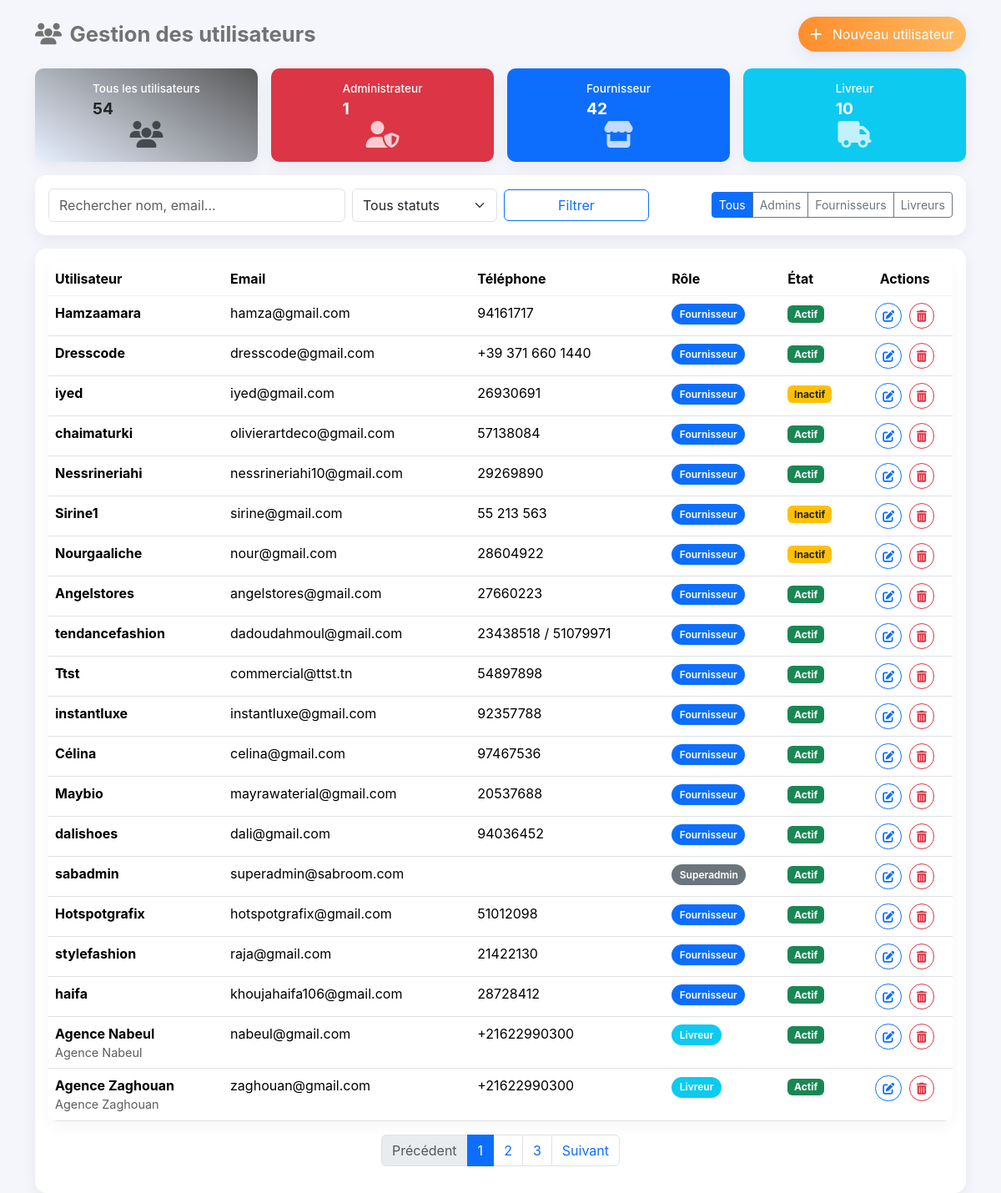
The page /app/views/admin/users/users.php on the database its author committed.
### tables this page shows
CREATE TABLE `users` (
  `id` int(11) NOT NULL,
  `username` varchar(50) NOT NULL,
  `password` varchar(255) NOT NULL,
  `role` enum('superadmin','admin','supplier','driver') NOT NULL,
  `email` varchar(100) DEFAULT NULL,
  `phone` varchar(20) DEFAULT NULL,
  `address` text DEFAULT NULL,
  `created_at` timestamp NOT NULL DEFAULT current_timestamp(),
  `company_name` varchar(100) DEFAULT NULL,
  `siret_number` varchar(50) DEFAULT NULL,
  `first_name` varchar(50) DEFAULT NULL,
  `last_name` varchar(50) DEFAULT NULL,
  `id_card_number` varchar(50) DEFAULT NULL,
  `motorized` tinyint(1) DEFAULT NULL,
  `is_active` tinyint(1) DEFAULT 1,
  `updated_at` timestamp NULL DEFAULT NULL ON UPDATE current_timestamp()
);

### app/views/admin/users/users.php (the view, shortened to what this page needs)
<?php
$mysqli = new mysqli(DB_HOST, DB_USER, DB_PASS, DB_NAME);
$mysqli->set_charset('utf8mb4');
$limit = 20;
$page = max(1, intval($_GET['page'] ?? 1));
$offset = ($page - 1) * $limit;
$tab   = $_GET['tab'] ?? 'all';
$search = trim((string)($_GET['search'] ?? ''));
$statusFilter = $_GET['status'] ?? '';
$userRoles = [
    'admin' => ['label' => 'Administrateur', 'color' => 'bg-danger', 'badge' => 'danger'],
    'supplier' => ['label' => 'Fournisseur', 'color' => 'bg-primary', 'badge' => 'primary'],
    'driver' => ['label' => 'Livreur', 'color' => 'bg-info', 'badge' => 'info']
];
function buildWhereAndParams($role, $search, $status) {
    $where = [];
    $types = '';
    $params = [];
    if ($role && $role !== 'all') {
        $where[] = 'role = ?';
        $types .= 's';
        $params[] = $role;
    }
    $whereSql = count($where) ? 'WHERE ' . implode(' AND ', $where) : '';
    return [$whereSql, $types, $params];
}
$counts = [];
$rolesForCounts = array_merge(['all'], array_keys($userRoles));
foreach ($rolesForCounts as $r) {
    list($whereSql, $types, $params) = buildWhereAndParams($r === 'all' ? '' : $r, '', '');
    $sql = "SELECT COUNT(*) as c FROM users $whereSql";
    $stmt = $mysqli->prepare($sql);
    if ($stmt && $types !== '') {
        $stmt->bind_param($types, ...$params);
    } elseif (!$stmt) {
        $counts[$r] = 0;
        continue;
    }
    $stmt->execute();
    $res = $stmt->get_result();
    $row = $res->fetch_assoc();
    $counts[$r] = intval($row['c'] ?? 0);
}
list($whereSql, $types, $params) = buildWhereAndParams($tab === 'all' ? '' : $tab, $search, $statusFilter);
$sql = "SELECT id, username, email, role,
               COALESCE(first_name, '') AS first_name,
               COALESCE(last_name, '') AS last_name,
               COALESCE(company_name, '') AS company_name,
               COALESCE(siret_number, '') AS siret_number,
               COALESCE(phone, '') AS phone,
               COALESCE(motorized, 0) AS motorized,
               COALESCE(is_active,0) AS is_active,
               created_at
        FROM users
        $whereSql
        ORDER BY created_at DESC
        LIMIT ? OFFSET ?";
$typesWithLimit = $types . 'ii';
$paramsWithLimit = array_merge($params, [$limit, $offset]);
$stmt = $mysqli->prepare($sql);
$stmt->bind_param($typesWithLimit, ...$paramsWithLimit);
$stmt->execute();
$result = $stmt->get_result();
$usersPage = [];
while ($r = $result->fetch_assoc()) $usersPage[] = $r;
$countSql = "SELECT COUNT(*) as total FROM users $whereSql";
$stmt2 = $mysqli->prepare($countSql);
if ($stmt2 === false) {
    $totalItems = 0;
} else {
    $stmt2->execute();
    $res2 = $stmt2->get_result();
    $totalItems = intval(($res2->fetch_assoc()['total'] ?? 0));
}
function renderPagination($totalItems, $limit, $currentPage, $tab, $search, $status) {
    $totalPages = (int)ceil($totalItems/$limit);
    $html = '<nav aria-label="Pagination"><ul class="pagination justify-content-center">';
    $disabledPrev = $currentPage <= 1 ? ' disabled' : '';
    $html .= '<li class="page-item' . $disabledPrev . '"><a class="page-link" href="?tab='.urlencode($tab).'&page='.($currentPage-1).'&search='.urlencode($search).'&status='.urlencode($status).'">Précédent</a></li>';
    $window = 5;
    $start = max(1, $currentPage - intval($window/2));
    $end = min($totalPages, $start + $window - 1);
    if ($end - $start < $window - 1) $start = max(1, $end - $window + 1);
    for ($i = $start; $i <= $end; $i++) {
        $active = $i === $currentPage ? ' active' : '';
        $html .= '<li class="page-item'.$active.'"><a class="page-link" href="?tab='.urlencode($tab).'&page='.$i.'&search='.urlencode($search).'&status='.urlencode($status).'">'.$i.'</a></li>';
    }
    $disabledNext = $currentPage >= $totalPages ? ' disabled' : '';
    $html .= '<li class="page-item' . $disabledNext . '"><a class="page-link" href="?tab='.urlencode($tab).'&page='.($currentPage+1).'&search='.urlencode($search).'&status='.urlencode($status).'">Suivant</a></li>';
    $html .= '</ul></nav>';
    return $html;
}
function e($s) { return htmlspecialchars((string)$s, ENT_QUOTES|ENT_SUBSTITUTE, 'UTF-8'); }
?>
<!doctype html>
<html lang="fr">
<head>
<link href="https://cdn.jsdelivr.net/npm/bootstrap@5.3.3/dist/css/bootstrap.min.css" rel="stylesheet">
<link href="https://cdnjs.cloudflare.com/ajax/libs/font-awesome/6.5.2/css/all.min.css" rel="stylesheet">
</head>
<body>
<nav class="container">
  <div class="page-header">
    <div class="title"><i class="fas fa-users"></i> Gestion des utilisateurs</div>
    <div class="d-flex gap-2 align-items-center">
      <a href="/sabroom/public/admin/users/create" class="btn btn-gradient rounded-pill"><i class="fas fa-plus me-2"></i> Nouveau utilisateur</a>
    </div>
  </div>
</nav>
<main class="container">
  <div class="row g-3 mb-3">
    <div class="col-md-3 col-6">
      <div class="card card-modern stat-card d-flex align-items-center justify-content-between" style="background:linear-gradient(32deg,#e8f0ff,#585858)">
        <div>
          <div class="stat-label">Tous les utilisateurs</div>
          <div class="stat-value"><?= e($counts['all'] ?? 0) ?></div>
        </div>
        <div class="text-muted"><i class="fas fa-users fa-2x"></i></div>
      </div>
    </div>
    <?php foreach($userRoles as $rk=>$ri): ?>
      <div class="col-md-3 col-6">
        <div class="card card-modern stat-card d-flex align-items-center justify-content-between <?= $ri['color'] ?> text-white">
          <div>
            <div class="stat-label"><?= e($ri['label']) ?></div>
            <div class="stat-value"><?= e($counts[$rk] ?? 0) ?></div>
          </div>
          <div class="opacity-75"><i class="fas <?php
            echo $rk==='admin' ? 'fa-user-shield' : ($rk==='supplier' ? 'fa-store' : 'fa-truck');
          ?> fa-2x"></i></div>
        </div>
      </div>
    <?php endforeach; ?>
  </div>
  <div class="card card-modern mb-3">
    <div class="card-body">
      <form method="GET" class="row g-2 align-items-center filters-row">
        <div class="col-lg-4 col-md-6">
          <input name="search" value="<?= e($search) ?>" class="form-control search-input" placeholder="Rechercher nom, email..." />
        </div>
        <div class="col-lg-2 col-md-3">
          <select name="status" class="form-select">
            <option value="">Tous statuts</option>
          </select>
        </div>
        <div class="col-lg-2 col-md-3 d-grid">
          <button class="btn btn-outline-primary">Filtrer</button>
        </div>
        <div class="col-lg-4 col-md-12 text-end">
          <div class="btn-group" role="group" aria-label="tabs">
            <a href="?tab=all" class="btn btn-sm <?= $tab==='all' ? 'btn-primary text-white' : 'btn-outline-secondary' ?>">Tous</a>
            <a href="?tab=admin" class="btn btn-sm <?= $tab==='admin' ? 'btn-danger text-white' : 'btn-outline-secondary' ?>">Admins</a>
            <a href="?tab=supplier" class="btn btn-sm <?= $tab==='supplier' ? 'btn-primary text-white' : 'btn-outline-secondary' ?>">Fournisseurs</a>
            <a href="?tab=driver" class="btn btn-sm <?= $tab==='driver' ? 'btn-warning text-white' : 'btn-outline-secondary' ?>">Livreurs</a>
          </div>
        </div>
      </form>
    </div>
  </div>
  <div class="card card-modern">
    <div class="card-body">
      <div class="table-responsive-modern">
        <table class="table mb-0">
          <thead>
            <tr>
              <th>Utilisateur</th>
              <th>Email</th>
              <th>Téléphone</th>
              <th>Rôle</th>
              <th>État</th>
              <th class="text-center">Actions</th>
            </tr>
          </thead>
          <tbody>
            <?php if (count($usersPage) === 0): ?>
              <tr><td colspan="5" class="text-center py-5 text-muted">Aucun utilisateur trouvé.</td></tr>
            <?php else: foreach ($usersPage as $u): ?>
              <tr>
                <td data-label="Utilisateur">
                  <div style="font-weight:700"><?= e($u['username']) ?></div>
                  <?php if ($u['first_name'] || $u['last_name']): ?>
                    <div class="text-muted" style="font-size:.9rem"><?= e(trim($u['first_name'].' '.$u['last_name'])) ?></div>
                  <?php endif; ?>
                </td>
                <td data-label="Email"><?= e($u['email']) ?></td>
                <td data-label="Télephone"><?= e($u['phone']) ?></td>
                <td data-label="Rôle">
                  <?php $rk = $u['role'] ?? 'unknown'; $rlabel = $userRoles[$rk]['label'] ?? ucfirst($rk); $rcolor = $userRoles[$rk]['badge'] ?? 'secondary'; ?>
                  <span class="badge badge-role bg-<?= e($rcolor) ?>"><?= e($rlabel) ?></span>
                </td>
                <td data-label="État">
                  <?php if (!empty($u['is_active'])): ?>
                    <span class="badge bg-success">Actif</span>
                  <?php else: ?>
                    <span class="badge bg-warning text-dark">Inactif</span>
                  <?php endif; ?>
                </td>
                <td data-label="Actions" class="actions-cell text-center">
                  <a href="/sabroom/public/admin/users/edit/<?= urlencode($u['id']) ?>" class="btn btn-sm btn-outline-primary rounded-pill me-1" title="Modifier">
                    <i class="fas fa-edit"></i>
                  </a>
                  <a href="/sabroom/public/admin/users/delete/<?= urlencode($u['id']) ?>" class="btn btn-sm btn-outline-danger rounded-pill" title="Supprimer" onclick="return confirm('Êtes-vous sûr de vouloir supprimer cet utilisateur ?');">
                    <i class="fas fa-trash-alt"></i>
                  </a>
                </td>
              </tr>
            <?php endforeach; endif; ?>
          </tbody>
        </table>
      </div>
      <div class="mt-3">
        <?= renderPagination($totalItems, $limit, $page, $tab, $search, $statusFilter) ?>
      </div>
    </div>
  </div>
</main>
</body>
</html>

### app/views/admin/users/users.php (style rules this page uses)
:root { --accent1: #ff8e2d; --accent2: #ffb961; --card-radius: 14px; --muted: #ffffff; }
body { background:#f4f6fb;font-family:Inter,system-ui,-apple-system,"Segoe UI",Roboto,"Helvetica Neue",Arial; }
.page-header { display:flex;align-items:center;justify-content:space-between;gap:1rem;margin:1.25rem 0; }
.title { font-weight:700;font-size:1.6rem;display:flex;align-items:center;gap:.6rem;color:#737373; }
.btn-gradient { background:linear-gradient(90deg,var(--accent1),var(--accent2));color:#fff;border:none;box-shadow:0 6px 18px rgba(99,102,241,.12);padding:.55rem .9rem; }
.card-modern { border-radius:var(--card-radius);box-shadow:0 6px 18px rgba(16,24,40,.06);border:0; }
.stat-card { min-height:72px;border-radius:10px;padding:.9rem; }
.stat-label { font-weight:500;font-size:.85rem;color:var(--muted) }
.stat-value { font-weight:700;font-size:1.2rem }
.table-responsive-modern { border-radius:10px;overflow:hidden;box-shadow:0 6px 18px rgba(16,24,40,.04) }
table thead th { background:#fff;border-bottom:1px solid #eef2f6;font-weight:700 }
.badge-role { padding:.4rem .6rem;border-radius:999px;font-weight:600; }
.search-input { max-width:420px }
.filters-row .form-control, .filters-row .form-select { height:40px }

### rows shown on the page
users: username "Hamzaamara", email "hamza@gmail.com", phone "94161717", role "Fournisseur", shows "Actif"
users: username "Dresscode", email "dresscode@gmail.com", phone "+39 371 660 1440", role "Fournisseur", shows "Actif"
users: username "iyed", email "iyed@gmail.com", phone "26930691", role "Fournisseur", shows "Inactif"
users: username "chaimaturki", email "olivierartdeco@gmail.com", phone "57138084", role "Fournisseur", shows "Actif"
users: username "Nessrineriahi", email "nessrineriahi10@gmail.com", phone "29269890", role "Fournisseur", shows "Actif"
users: username "Sirine1", email "sirine@gmail.com", phone "55 213 563", role "Fournisseur", shows "Inactif"
users: username "Nourgaaliche", email "nour@gmail.com", phone "28604922", role "Fournisseur", shows "Inactif"
users: username "Angelstores", email "angelstores@gmail.com", phone "27660223", role "Fournisseur", shows "Actif"
users: username "tendancefashion", email "dadoudahmoul@gmail.com", phone "23438518 / 51079971", role "Fournisseur", shows "Actif"
users: username "Ttst", email "commercial@ttst.tn", phone "54897898", role "Fournisseur", shows "Actif"
users: username "instantluxe", email "instantluxe@gmail.com", phone "92357788", role "Fournisseur", shows "Actif"
users: username "Célina", email "celina@gmail.com", phone "97467536", role "Fournisseur", shows "Actif"
users: username "Maybio", email "mayrawaterial@gmail.com", phone "20537688", role "Fournisseur", shows "Actif"
users: username "dalishoes", email "dali@gmail.com", phone "94036452", role "Fournisseur", shows "Actif"
users: username "sabadmin", email "superadmin@sabroom.com", role "Superadmin", shows "Actif"
users: username "Hotspotgrafix", email "hotspotgrafix@gmail.com", phone "51012098", role "Fournisseur", shows "Actif"
users: username "stylefashion", email "raja@gmail.com", phone "21422130", role "Fournisseur", shows "Actif"
users: username "haifa", email "khoujahaifa106@gmail.com", phone "28728412", role "Fournisseur", shows "Actif"
users: username "Agence Nabeul", last_name "Agence Nabeul", email "nabeul@gmail.com", phone "+21622990300", role "Livreur", shows "Actif"
users: username "Agence Zaghouan", last_name "Agence Zaghouan", email "zaghouan@gmail.com", phone "+21622990300", role "Livreur", shows "Actif"

### other values the page prints
$counts['all'] "54"
$ri['label'] "Administrateur"
$counts[$rk] "1"
$ri['label'] "Fournisseur"
$counts[$rk] "42"
$ri['label'] "Livreur"
$counts[$rk] "10"
